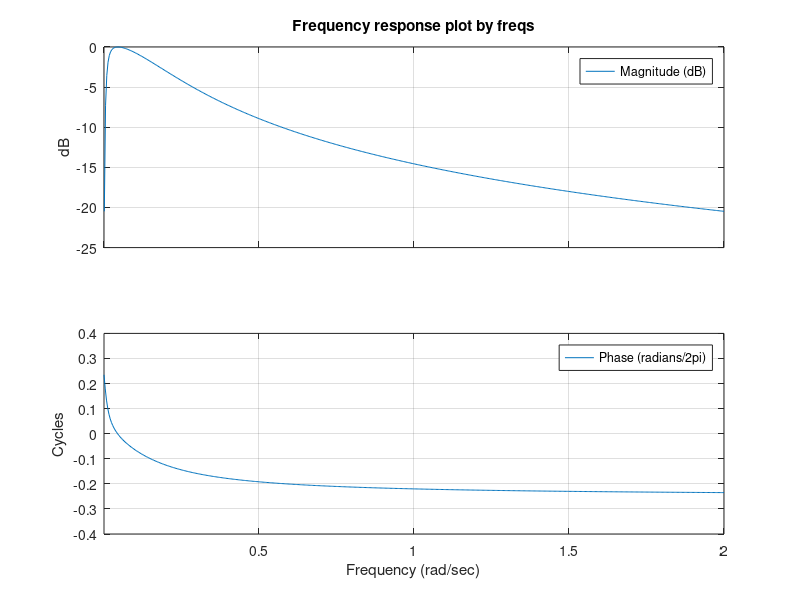

The MATLAB script that drew this image: (Note: this script raises an error after producing the figure.)
clear;close all;clc;

%%
% 
% Exact model
% 
% 

% Continuous time Butterworth filter
% Filter order : 2
% Cutoff angular frequency : [0.01,0.2]

[B_tilde,A_tilde] = butter(1,[0.01,0.2],'s');
B_tilde = B_tilde/A_tilde(end);
A_tilde = A_tilde/A_tilde(end);

w_start = 0.001;
w_stop = 2;

N = 500;            % Number of frequencies

W = linspace(w_start,w_stop,N)';

% Exact frequency response of the reference filter
G_0 = freqs(B_tilde,A_tilde,W);
freqs(B_tilde,A_tilde,W)

figure
semilogx(db(G_0),'+')
%% Circular zero mean white noise
sigma = 0.001*0;          % Standard deviation
noise = sigma*(randn(N,1) + 1i*randn(N,1))/sqrt(2);

% Measured frequncy response
G_m = G_0 + noise;

% Rewrite the transfer funciton
nB = length(B_tilde)-1;
nA = length(A_tilde)-1;
s = 1i*W;
%%
maxpow = max(nB,nA);
s_all = repmat(s,[1,maxpow+1]).^(repmat((0:maxpow),[N,1]));

%%
% $B(s,a) = b_{2}s^{2}+b_{1}s+b_{0}$
%B = (B_tilde).*s_all/A_tilde(1);
%B = sum(B,1);
B0 = polyval(B_tilde,s);

%%
% $A'(s,a) = a_{2}s^{2}+a_{1}s$
%A_prime = A_tilde(2:end)/A_tilde(1);
%A_prime = A_prime.'.*s(2:end,:);
%A_prime = sum(A_prime,1);
A0 = polyval(A_tilde,s);    % a_2*s^2 + a_1*s + a_0

% True parameters
theta_true = [B_tilde A_tilde(1:end-1)]; %b2 b1 b0 a2 a1
%theta_true = fliplr(theta_true).'; 


%% Plots
figure;
Wlog = logspace(-3,1,N);
loglog(Wlog,abs(G_0));
hold on;
loglog(Wlog,abs(G_m));
grid on;
legend('Exact frequency response','Measured frequncy response')
xlabel('Frequency (rad/s)');
ylabel('Magnitude');

figure;
plot(W,db(G_0));
hold on;
plot(W,db(G_m));
grid on;
legend('Exact frequency response','Measured frequncy response');


%%
% 
%  Implemenation of the Levy estimators
%  
% 

% Cost function vectorization
%s = s.'; 
% e_Levy = G_m + G_m.*(A_prime.') - B.';    % For perfect reconstruction
e_Levy = G_m ;

% Jacobian . Theta: %b2 b1 b0 a2 a1
J_Levy = [-s_all(:,3) -s_all(:,2) -s_all(:,1) G_m.*s_all(:,3) G_m.*s_all(:,2)];
%%
% Real/imaginary part separation
e_Levy_IR = [real(e_Levy) ; imag(e_Levy)]; 
J_Levy_IR = [real(J_Levy) ; imag(J_Levy)];

% Levy theta estimation
theta_Levy = -J_Levy_IR\e_Levy_IR;

%%
Thetaest_B = theta_Levy(1:nB+1);
Thetaest_Ap = theta_Levy(nB+2:end);

GestLevy = freqs(Thetaest_B,[Thetaest_Ap; 1],W);
%%
figure
plot(W,db(GestLevy),'o',W,db(G_m),'*',W,db(G_0),'+')

keyboard
%%
disp('Parameters comparison');
disp(join(['True theta:           ',num2str(theta_true.')]));
disp(join(['Levy estimated theta: ',num2str(theta_Levy(1:end-1).')]));
% disp(join(['Difference:           ',num2str(theta_true.' - theta_Levy(1:end-1).')]));

%%
% 
%  Implemenation of the Sanathanan estimator
%  
% 

% Iteration index
l_max = 8;

% Computing B with new parameters
B = flip(theta_Levy(1:3).').*s(:,1:3);
B = sum(B,2);

% Computing A with new parameters
A_prime = theta_Levy(4:5);
A_prime = flip(A_prime.').*s(:,2:3);
A_prime = sum(A_prime,2);

% Cost function vectorization
e_San = (G_m + G_m.*(A_prime) - B)./vecnorm(1+A_prime,2,2);

% Jacobian
J_San = J_Levy./vecnorm(1+A_prime.',2,2);

% Real/imaginary part separation
e_San_IR = [real(e_San) ; imag(e_San)]; 
J_San_IR = [real(J_San);imag(J_San)];

theta_San = theta_Levy; 

% Sanathanan estimation
for l = 1:l_max
    
    % Parameters computation
    theta_San = J_San_IR\e_San_IR;
    theta_San = theta_San(1:end-1);
    
    % Computing B with new parameters
    B = flip(theta_San(1:3).').*s(:,1:3);
    B = sum(B,2);
    
    % Computing A with new parameters
    A_prime_new = theta_San(4:5);
    A_prime_new = flip(A_prime_new.').*s(:,2:3);
    A_prime_new = sum(A_prime_new,2);
    
    % Updating the cost function and the Jacobian
    e_San = (G_m + G_m.*(A_prime_new) - B)./vecnorm(1+A_prime.',2,2);
    J_San = J_Levy./vecnorm(1+A_prime.',2,2);
    
    e_San_IR = [real(e_San) ; imag(e_San)]; 
    J_San_IR = [real(J_San);imag(J_San)];
    
    % Sacing the previous A_prime
    A_prime = A_prime_new.';
end

% Parameters computation
theta_San = J_San_IR\e_San_IR;
theta_San = theta_San(1:end-1);

disp(join(['Sanathanan estimated theta: ',num2str(theta_San.')]));
%%
% 
%  Implemenating Gauss-Newton based least squares estimation
%  
% 


